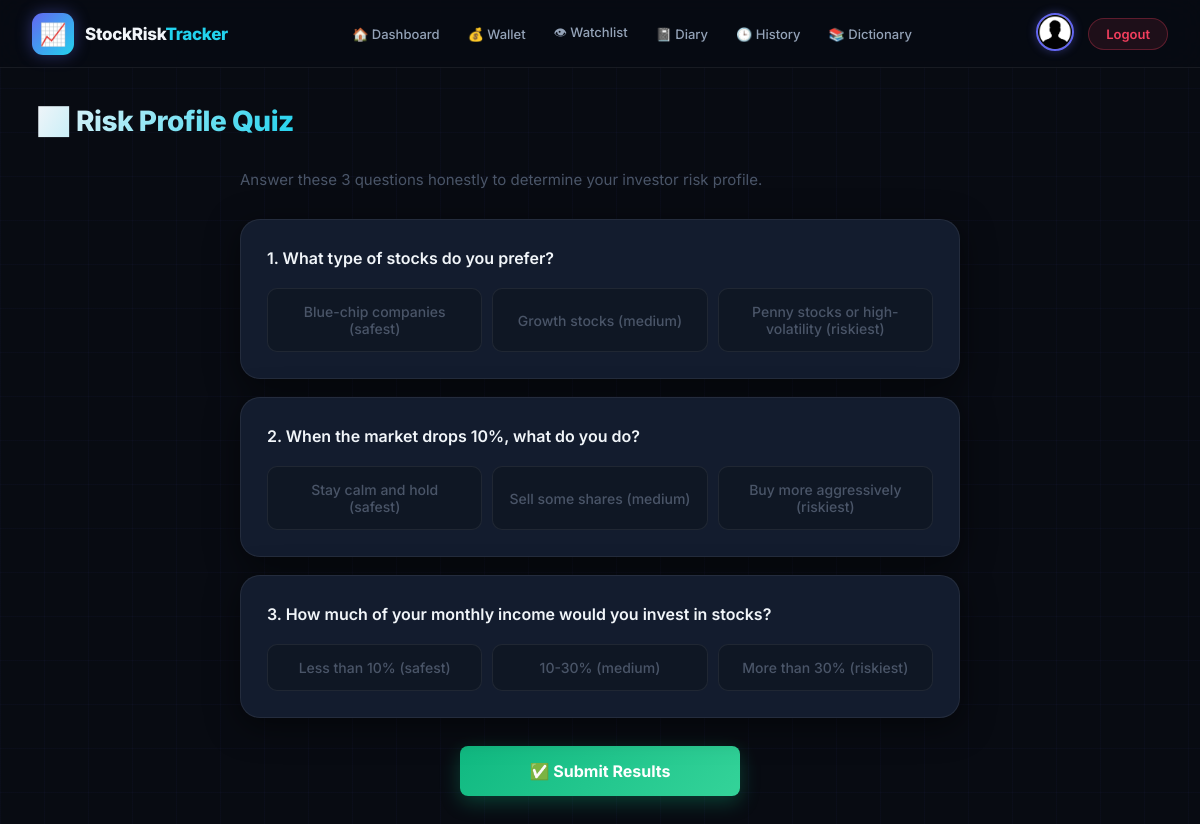
Screenshot of /tracker/quiz/ (signed in) with the database file from the repository.
### tracker/models.py (models this page shows, shortened)
class QuizQuestion(models.Model):
    question = models.TextField()
    option1 = models.CharField(max_length=200)  # 1 point (safest)
    option2 = models.CharField(max_length=200)  # 2 points (medium)
    option3 = models.CharField(max_length=200)  # 3 points (riskiest)

### tracker/views/misc_views.py (the view, shortened to what this page needs)
# urls.py: path('quiz/', views.quiz, name='quiz'),
@login_required
def quiz(request):
    questions = QuizQuestion.objects.order_by('?')[:3]
    return render(request, 'quiz.html', {'questions': questions})

### templates/quiz.html (shortened to what this page needs)
{% extends "base.html" %}
{% load static %}
{% block page_title %}📊 Risk Profile Quiz{% endblock %}
{% block content %}
<div class="quiz-wrapper">
    <p class="quiz-subtitle">Answer these 3 questions honestly to determine your investor risk profile.</p>
    {% for question in questions %}
    <div class="quiz-card">
        <h3>{{ forloop.counter }}. {{ question.question }}</h3>
        <div class="options">
            <button type="button" class="option-btn" onclick="selectOption({{ forloop.counter }}, 1, this)">{{ question.option1 }}</button>
            <button type="button" class="option-btn" onclick="selectOption({{ forloop.counter }}, 2, this)">{{ question.option2 }}</button>
            <button type="button" class="option-btn" onclick="selectOption({{ forloop.counter }}, 3, this)">{{ question.option3 }}</button>
        </div>
    </div>
    {% endfor %}
    <form method="POST" id="quizForm">
        <button type="button" class="submit-btn" onclick="calculateAndSubmit()">✅ Submit Results</button>
    </form>
</div>
{% endblock %}

### static/css/base.css (style rules this page uses)
:root { --bg-base: #080b12; --bg-surface: #0f1724; --bg-card: #131c2e; --bg-card-hover: #182236; --accent: #6366f1; --accent-dark: #4f52cc; --accent-glow: rgba(99,102,241,0.4); --accent-2: #22d3ee; --accent-2-glow: rgba(34,211,238,0.25); --green: #10b981; --green-glow: rgba(16,185,129,0.3); --red: #f43f5e; --red-glow: rgba(244,63,94,0.3); --amber: #f59e0b; --text-primary: #f1f5f9; --text-secondary:#94a3b8; --text-muted: #4a5568; --border: rgba(255,255,255,0.07); --border-accent: rgba(99,102,241,0.3); --navbar-h: 68px; --radius-sm: 8px; --radius-md: 14px; --radius-lg: 20px; --shadow-card: 0 8px 32px rgba(0,0,0,0.5); --shadow-glow: 0 0 28px var(--accent-glow); --transition: all 0.3s cubic-bezier(0.4,0,0.2,1); }
*, *::before, *::after { box-sizing: border-box; margin: 0; padding: 0; }
html { scroll-behavior: smooth; }
body { font-family: 'Inter', 'Segoe UI', sans-serif; background: var(--bg-base); color: var(--text-primary); min-height: 100vh; overflow-x: hidden; }
body::before { content: ''; position: fixed; inset: 0; background-image: linear-gradient(rgba(99,102,241,0.035) 1px, transparent 1px), linear-gradient(90deg, rgba(99,102,241,0.035) 1px, transparent 1px); background-size: 44px 44px; pointer-events: none; z-index: 0; }

### templates/quiz.html (style rules this page uses)
.quiz-wrapper { max-width: 720px; margin: 0 auto; }
.quiz-subtitle { color: var(--text-muted); font-size: 15px; margin-bottom: 30px; }
.quiz-card { background: var(--bg-card); border: 1px solid var(--border); border-radius: var(--radius-lg); padding: 26px; margin-bottom: 18px; box-shadow: var(--shadow-card); position: relative; overflow: hidden; transition: var(--transition); }
.quiz-card::before { content: ''; position: absolute; top: 0; left: 0; right: 0; height: 2px; background: linear-gradient(90deg, var(--accent), var(--accent-2)); opacity: 0; transition: var(--transition); }
.quiz-card h3 { font-size: 16px; font-weight: 600; color: var(--text-primary); margin-bottom: 18px; line-height: 1.5; }
.options { display: flex; flex-wrap: wrap; gap: 10px; }
.option-btn { flex: 1; min-width: 150px; padding: 14px 16px; border: 1px solid var(--border); border-radius: 10px; background: var(--bg-surface); color: var(--text-muted); font-size: 14px; font-weight: 500; font-family: 'Inter', sans-serif; cursor: pointer; text-align: center; transition: var(--transition); }
.submit-btn { display: block; margin: 28px auto 0; width: 100%; max-width: 280px; padding: 15px 40px; border: none; border-radius: var(--radius-sm); background: linear-gradient(135deg, var(--green), #34d399); color: #fff; font-size: 16px; font-weight: 700; font-family: 'Inter', sans-serif; cursor: pointer; transition: var(--transition); box-shadow: 0 6px 20px var(--green-glow); }

### rows the page displays
QuizQuestion: question "What type of stocks do you prefer?", option1 "Blue-chip companies (safest)", option2 "Growth stocks (medium)", option3 "Penny stocks or high-volatility (riskiest)"
QuizQuestion: question "When the market drops 10%, what do you do?", option1 "Stay calm and hold (safest)", option2 "Sell some shares (medium)", option3 "Buy more aggressively (riskiest)"
QuizQuestion: question "How much of your monthly income would you invest in stocks?", option1 "Less than 10% (safest)", option2 "10-30% (medium)", option3 "More than 30% (riskiest)"
